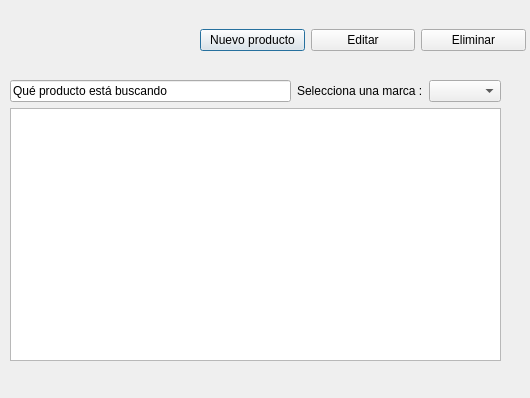
<?xml version="1.0" encoding="UTF-8"?>
<ui version="4.0">
 <class>Ventana</class>
 <widget class="QDialog" name="Ventana">
  <property name="geometry">
   <rect>
    <x>0</x>
    <y>0</y>
    <width>530</width>
    <height>398</height>
   </rect>
  </property>
  <property name="windowTitle">
   <string>Inventario de productos</string>
  </property>
  <widget class="QWidget" name="verticalLayoutWidget">
   <property name="geometry">
    <rect>
     <x>10</x>
     <y>80</y>
     <width>491</width>
     <height>281</height>
    </rect>
   </property>
   <layout class="QVBoxLayout" name="verticalLayout">
    <item>
     <layout class="QHBoxLayout" name="horizontalLayout">
      <item>
       <widget class="QLineEdit" name="lineEdit">
        <property name="text">
         <string>Qué producto está buscando</string>
        </property>
       </widget>
      </item>
      <item>
       <widget class="QLabel" name="label">
        <property name="text">
         <string>Selecciona una marca :</string>
        </property>
       </widget>
      </item>
      <item>
       <widget class="QComboBox" name="comboBox"/>
      </item>
     </layout>
    </item>
    <item>
     <widget class="QTableView" name="tableView"/>
    </item>
   </layout>
  </widget>
  <widget class="QWidget" name="horizontalLayoutWidget_2">
   <property name="geometry">
    <rect>
     <x>200</x>
     <y>20</y>
     <width>326</width>
     <height>41</height>
    </rect>
   </property>
   <layout class="QHBoxLayout" name="horizontalLayout_2">
    <item>
     <widget class="QPushButton" name="pushButton_2">
      <property name="text">
       <string>Nuevo producto</string>
      </property>
     </widget>
    </item>
    <item>
     <widget class="QPushButton" name="pushButton_3">
      <property name="text">
       <string>Editar</string>
      </property>
     </widget>
    </item>
    <item>
     <widget class="QPushButton" name="pushButton">
      <property name="text">
       <string>Eliminar</string>
      </property>
     </widget>
    </item>
   </layout>
  </widget>
 </widget>
 <resources/>
 <connections/>
</ui>
